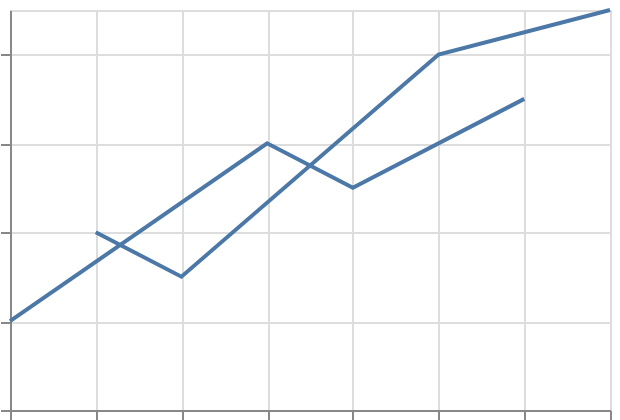

Write the Vega-Lite specification saved for this chart.
### Vega-Lite specification from a JSON file in a GitHub repository (floating-point values rounded to 4 significant figures)
{"$schema": "https://vega.github.io/schema/vega-lite/v6.json", "padding": 5, "autosize": "none", "width": 300, "height": 200, "data": {"name": "table", "values": [{"c": "A", "g": "p", "x": 1, "y": 2, "v": 5, "t": "2024-01-15", "o": {"v": 3}, "IMDB Rating": 6.1, "d": "x1"}, {"c": "B", "g": "q", "x": 2, "y": 4, "v": 9, "t": "2024-02-20", "o": {"v": 7}, "IMDB Rating": 7.4, "d": "x2"}, {"c": "A", "g": "q", "x": 3, "y": 3, "v": 2, "t": "2024-03-05", "o": {"v": 1}, "IMDB Rating": 5.2, "d": "x1"}, {"c": "C", "g": "p", "x": 4, "y": 6, "v": 7, "t": "2024-05-30", "o": {"v": 4}, "IMDB Rating": 8.8, "d": "x3"}, {"c": "B", "g": "p", "x": 5, "y": 5, "v": 4, "t": "2024-07-11", "o": {"v": 9}, "IMDB Rating": 6.9, "d": "x2"}, {"c": "C", "g": "q", "x": 6, "y": 8, "v": 6, "t": "2024-09-02", "o": {"v": 2}, "IMDB Rating": 7.7, "d": "x3"}, {"c": "A", "g": "p", "x": 7, "y": 7, "v": 8, "t": "2024-11-25", "o": {"v": 5}, "IMDB Rating": 4.4, "d": "x1"}, {"c": "B", "g": "q", "x": 8, "y": 9, "v": 3, "t": "2024-12-31", "o": {"v": 8}, "IMDB Rating": 9.1, "d": "x2"}]}, "mark": "line", "encoding": {"x": {"field": "x", "type": "quantitative"}, "y": {"field": "y", "type": "quantitative"}, "detail": {"field": "g", "type": "nominal"}}}
